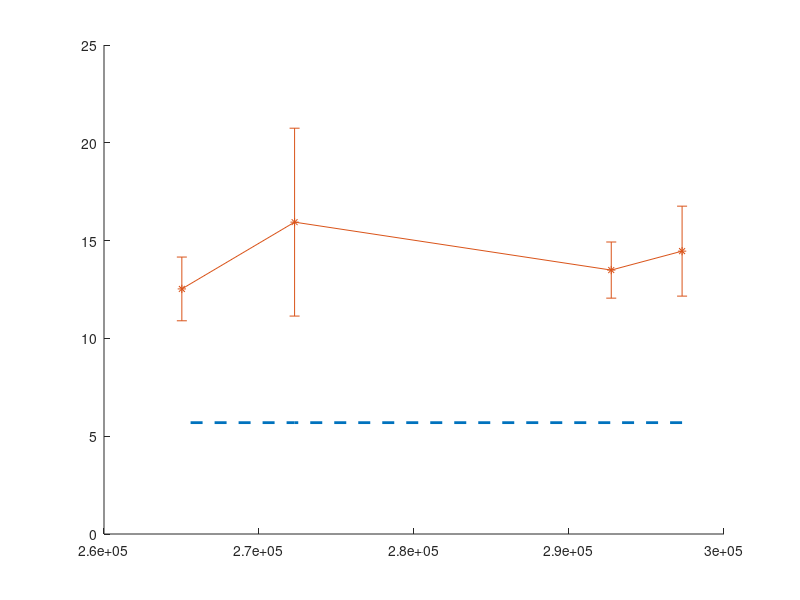

Here is the MATLAB script that generated this plot: (Note: this script raises an error after producing the figure.)
PSNRs = zeros(5, 4, 3); % index_PSNRs, index_quant_factors, index_SNRs
PSNRs(:,:,1) = [
   12.1865   11.6313   13.9001   14.4582
   17.1933   14.2871   13.4520   11.1865
   15.7654   15.7914   24.8354   10.1513
   11.2844   12.5934   10.9032   13.9175
   15.8778   13.1636   16.6302   12.9355
];

PSNRs(:,:,2) = [
   32.8181   21.6873   17.2918   22.9349
   32.8180   29.6715   25.0017   18.9961
   32.7904   23.2565   17.5262   17.7988
   32.8116   29.6641   22.3442   15.7466
   32.8016   19.6643   18.8841   22.9240
];

PSNRs(:,:,3) = [
   32.8180   29.6748   25.0015   22.9348
   32.8180   29.6748   25.0015   22.9348
   32.8180   29.6748   25.0015   22.9348
   32.8180   29.6748   25.0015   22.9348
   32.8180   29.6748   25.0015   22.9348
];

PSNR_MIN = [5.6929    5.6929    5.6929    5.6929];
PSNR_MAX = [32.8180   29.6748   25.0015   22.9348];
SNRs = [-Inf -3, -2, 5 +Inf];
lengths = [148648, 146363, 136148, 132511];
figure; 
hold on;
plot(lengths * 2, PSNR_MIN, '--', 'Linewidth', 2)
for i = 1:3
    errorbar(lengths * 2, mean(PSNRs(:, :, i), 1), std(PSNRs(:, :, i), 1), '*-', 'LineWidth', 2)
end
plot(lengths * 2, PSNR_MAX, '--', 'LineWidth', 2)
legend('SNR = ' + string(SNRs), 'location', 'northwest')
xlabel('bit stream/bit')
ylabel('PSNR/dB')
title('R-P Graph（1/2效率卷积码，H.261 量化，量化参数分别取 100/50/10/5）')
hold off;
grid on;
xlim(lengths([end,1])*2)
imwrite(frame2im(getframe(gcf)), "实验记录(数据+图像)\信源信道联合编码\12卷积码.png")
